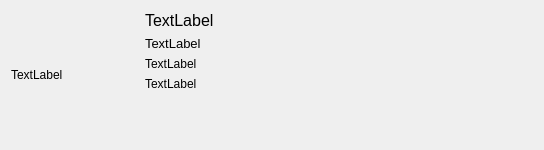
<?xml version="1.0" encoding="UTF-8"?>
<ui version="4.0">
 <class>Form</class>
 <widget class="QWidget" name="Form">
  <property name="geometry">
   <rect>
    <x>0</x>
    <y>0</y>
    <width>544</width>
    <height>150</height>
   </rect>
  </property>
  <property name="maximumSize">
   <size>
    <width>16777215</width>
    <height>150</height>
   </size>
  </property>
  <property name="windowTitle">
   <string>Form</string>
  </property>
  <layout class="QHBoxLayout" name="horizontalLayout">
   <item>
    <widget class="QLabel" name="label">
     <property name="maximumSize">
      <size>
       <width>128</width>
       <height>128</height>
      </size>
     </property>
     <property name="text">
      <string>TextLabel</string>
     </property>
    </widget>
   </item>
   <item>
    <layout class="QVBoxLayout" name="verticalLayout">
     <item>
      <widget class="QLabel" name="lbl_ProjectName">
       <property name="text">
        <string>&lt;html&gt;&lt;head/&gt;&lt;body&gt;&lt;p&gt;&lt;span style=&quot; font-size:12pt;&quot;&gt;TextLabel&lt;/span&gt;&lt;/p&gt;&lt;/body&gt;&lt;/html&gt;</string>
       </property>
      </widget>
     </item>
     <item>
      <widget class="QLabel" name="lbl_Contributor">
       <property name="text">
        <string>&lt;html&gt;&lt;head/&gt;&lt;body&gt;&lt;p&gt;&lt;span style=&quot; font-size:10pt;&quot;&gt;TextLabel&lt;/span&gt;&lt;/p&gt;&lt;/body&gt;&lt;/html&gt;</string>
       </property>
      </widget>
     </item>
     <item>
      <widget class="QLabel" name="lbl_Year">
       <property name="text">
        <string>TextLabel</string>
       </property>
      </widget>
     </item>
     <item>
      <widget class="QLabel" name="lbl_Country">
       <property name="text">
        <string>TextLabel</string>
       </property>
      </widget>
     </item>
     <item>
      <spacer name="verticalSpacer">
       <property name="orientation">
        <enum>Qt::Vertical</enum>
       </property>
       <property name="sizeHint" stdset="0">
        <size>
         <width>20</width>
         <height>40</height>
        </size>
       </property>
      </spacer>
     </item>
    </layout>
   </item>
  </layout>
 </widget>
 <resources/>
 <connections/>
</ui>
